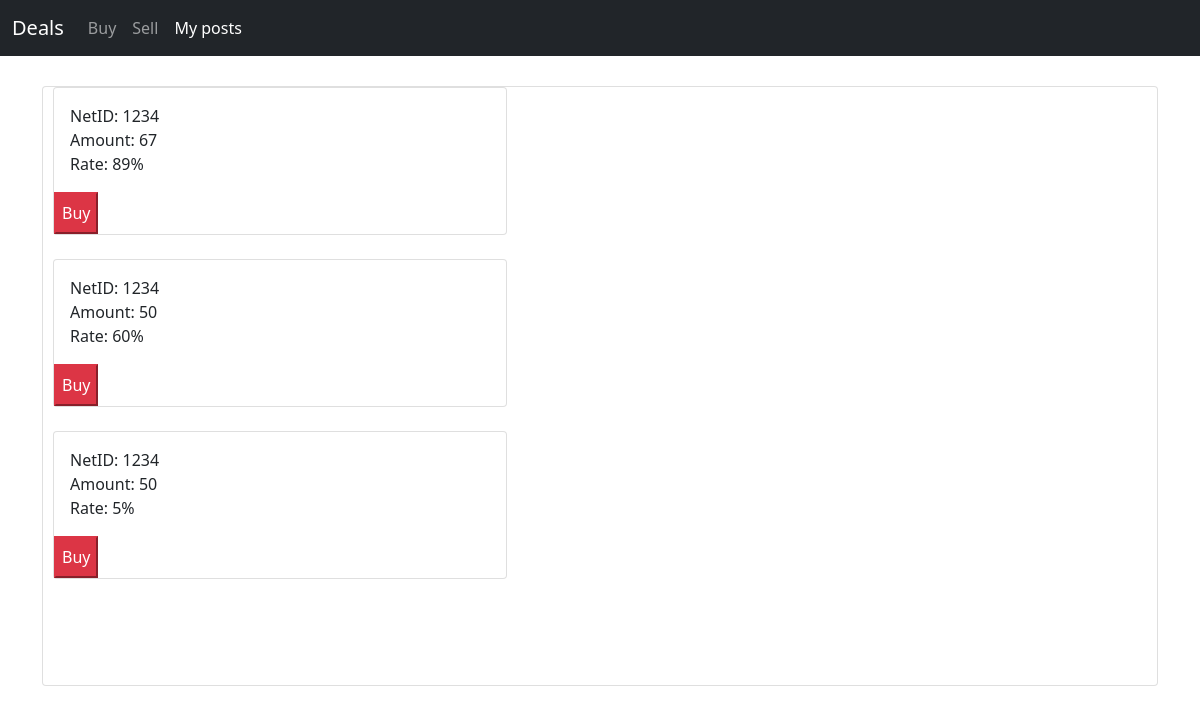
Before: /market/buy (signed in) with the older database file.
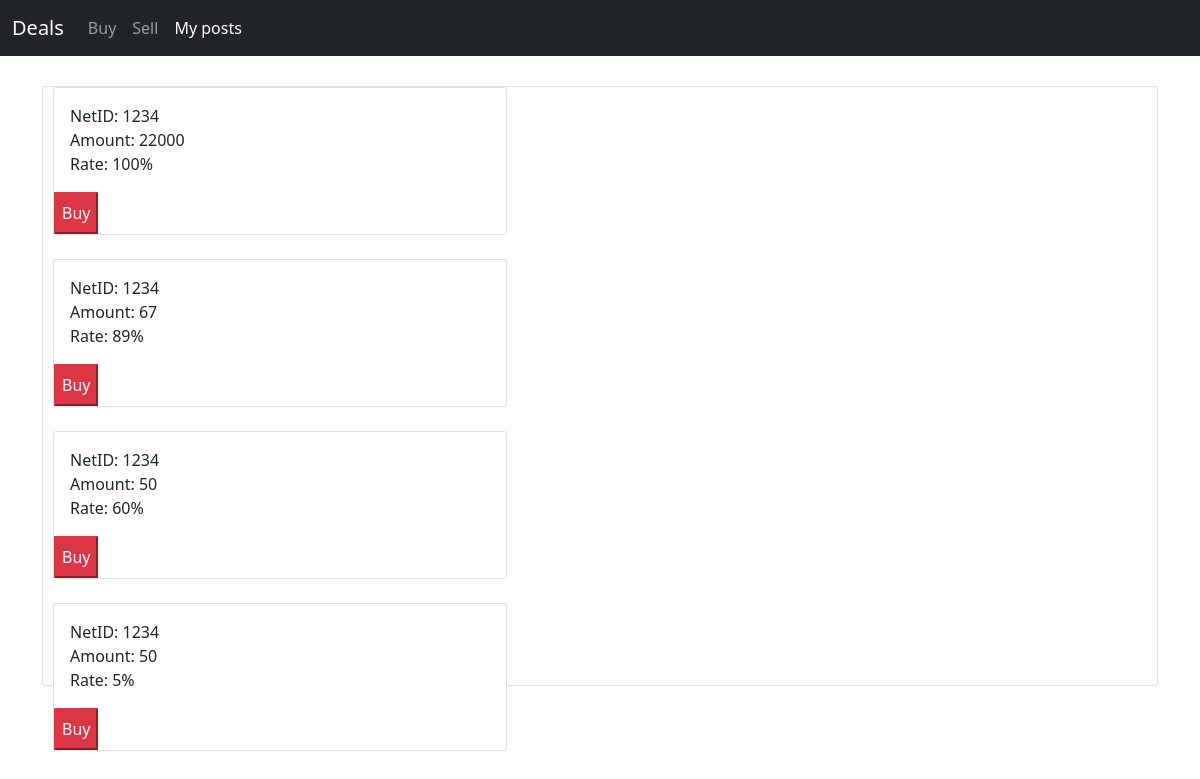
After: the same page with the newer database file.
### tables this page shows
CREATE TABLE buy_posts (
                                            post_id integer PRIMARY KEY AUTOINCREMENT,
                                            net_id text,
                                            amount integer,
                                            rate integer
                                        );

### app.py (the view)
@app.route('/market/buy')
def market_buy():
    sort = request.args.get('sort')
    buy_posts = getBuyPosts(sort)
    if not session.get("netId"):
        return redirect('./')
    username = session.get('netId')
    password = session.get('password')
    if buy_posts is None:
        buy_posts = []
    if login(username, password):
        return render_template("posts/browse_buy.html", buy_posts=buy_posts)
    else:
        return redirect('./')

### database.py (called while the page is built)
def open():
    global database
    global database_cursor
    database = sqlite3.connect("maindb.db", uri=True, check_same_thread=False)
    database_cursor = database.cursor()

def close():
    database_cursor.close()

def login(netid, password):
    open()
    database_cursor.execute("SELECT * FROM users WHERE net_id =? and password=?", (netid, password))
    user = database_cursor.fetchall()
    close()
    if user is None:
        return False  # the user is not registered
    else:
        return True  # the user logged in successfully

def getBuyPosts(sort):
    open()
    if sort == "cheap_first":
        return database_cursor.execute("SELECT * FROM buy_posts ORDER BY rate ASC").fetchall()
    elif sort == "cheap_last":
        return database_cursor.execute("SELECT * FROM buy_posts ORDER BY rate DESC").fetchall()
    else:
        return database_cursor.execute("SELECT * FROM buy_posts ORDER BY post_id DESC").fetchall()

### templates/posts/browse_buy.html (shortened to what this page needs)
<!DOCTYPE html>
    <link href="https://cdn.jsdelivr.net/npm/bootstrap@5.0.2/dist/css/bootstrap.min.css" rel="stylesheet">
<body >
  <nav class="navbar navbar-expand-lg navbar-dark bg-dark">
    <div class="container-fluid">
      <a class="navbar-brand" href="./">Deals</a>
      <div class="collapse navbar-collapse" id="navbarSupportedContent">
        <ul class="navbar-nav me-auto mb-2 mb-lg-0">
          <li class="nav-item">
            <a class="nav-link " aria-current="page" href="/create/buy">Buy</a>
          </li>
          <li class="nav-item">
            <a class="nav-link " aria-current="page" href="/create/sell">Sell</a>
          </li>
          <li class="nav-item">
            <a class="nav-link active" aria-current="page" href="/my_posts">My posts</a>
          </li>
        </ul>
      </div>
    </div>
  </nav>
    <div class="container" >
      <div class="card" style="margin-top: 30px; height:600px;">
                {% for post in buy_posts %}
                <div class="postcontainer col-5" style="padding-left:10px" postid='post3456'>
                <div class="card">
                    <div class="card-body">
                        <div class="text">NetID: {{ post[1] }}</div>
                        <div class="text">Amount: {{ post[2] }}</div>
                        <div class="text">Rate: {{ post[3] }}%</div>
                    </div>
                    <div class="form-group block">
                    <input type="button" class="col-form-label btn-danger" value="Buy" />
                </div>
                </div>
                </div>
          {% endfor %}
      </div>
</div>
</body>
</html>

Changed rows visible on the page:
added buy_posts: net "1234", amount "22000", rate "100"
